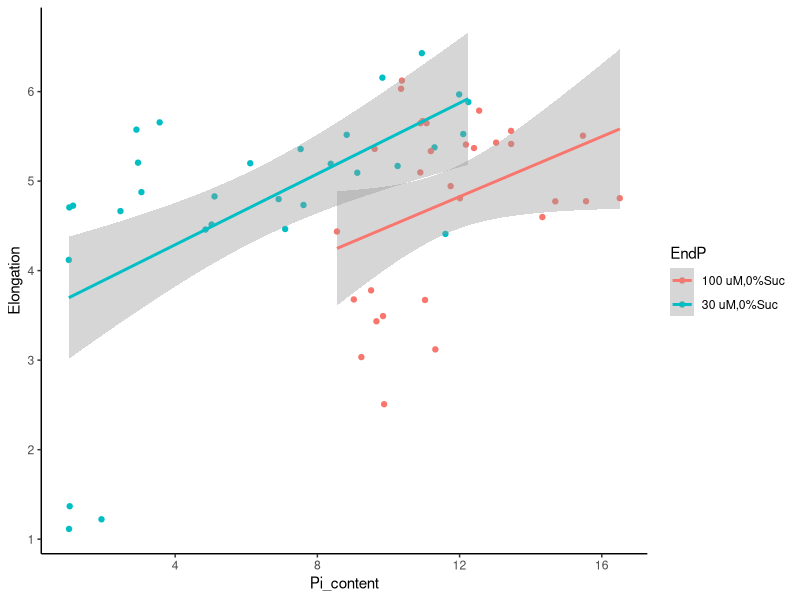
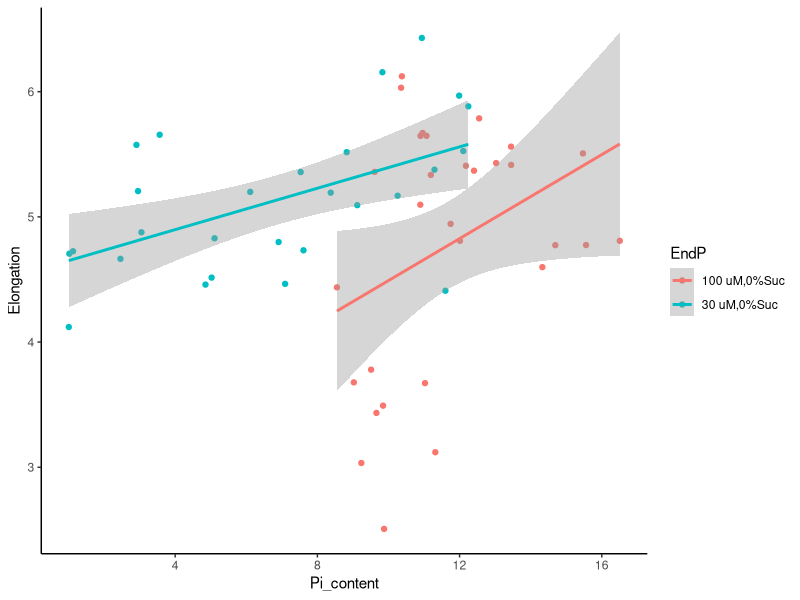

The R source for these figures, in order:
## ---- chunk 1
library(tidyverse)
## ---- chunk 2
Dat <- read_tsv("data/phenotypes.tsv",
                col_types = cols(Pi_content = col_number(),
                                 Elongation = col_number(),
                                 Experiment = col_character(),
                                 EndP = col_character(),
                                 Bacteria = col_character(),
                                 Plate = col_character()))
Dat
## ---- chunk 3
Dat %>%
  ggplot(aes(x = Pi_content, y = Elongation, col = EndP)) +
  geom_point() +
  geom_smooth(method = "lm", formula = y ~ x) +
  theme_classic()
## ---- chunk 4
Dat %>%
  arrange(Elongation)
## ---- chunk 5
Dat <- Dat %>%
  filter(Elongation > 2)
## ---- chunk 6
p1 <- Dat %>%
  ggplot(aes(x = Pi_content, y = Elongation, col = EndP)) +
  geom_point() +
  geom_smooth(method = "lm", formula = y ~ x) +
  theme_classic()
p1
## ---- chunk 7
r <- cor(Dat$Pi_content, Dat$Elongation)
r.pval <- cor.test(Dat$Pi_content, Dat$Elongation)$p.value
## ---- chunk 8
f1 <- Elongation ~ Pi_content + Bacteria + EndP + Experiment
m1 <- lm(f1, data = Dat)
summary(m1)
## ---- chunk 9
f2 <- Elongation ~ Pi_content + Bacteria + Experiment
m2 <- lm(f2, data = Dat)
anova(m1, m2, test = "LRT")
## ---- chunk 10
summary(m2)
## ---- chunk 11
knitr::kable(summary(m2)$coefficients,
             caption = paste("Coefficients of linear model (",
                             format(f2), ").",
                             "We observe that shoot Pi content has no significant",
                             "effect on main root elongation."))
## ---- chunk 12
sessionInfo()
